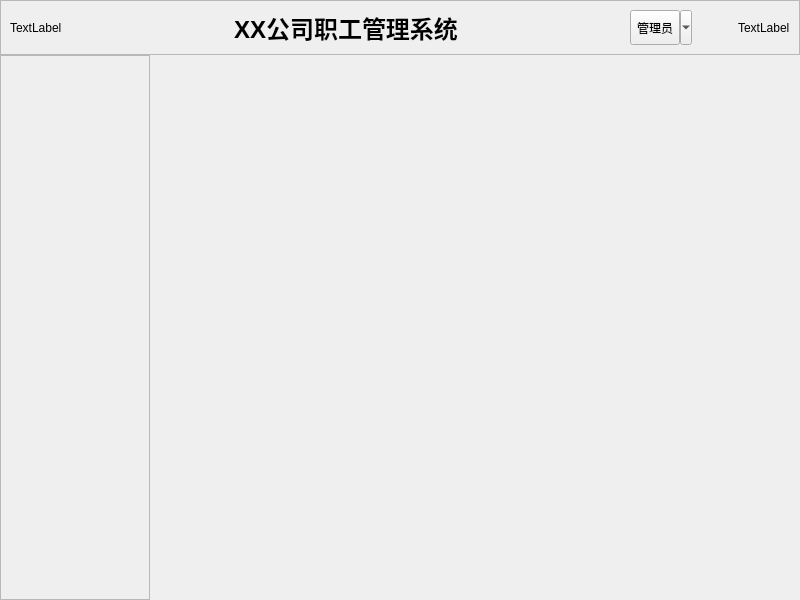
<?xml version="1.0" encoding="UTF-8"?>
<ui version="4.0">
 <class>MainWindow</class>
 <widget class="QMainWindow" name="MainWindow">
  <property name="geometry">
   <rect>
    <x>0</x>
    <y>0</y>
    <width>800</width>
    <height>600</height>
   </rect>
  </property>
  <property name="windowTitle">
   <string>MainWindow</string>
  </property>
  <widget class="QWidget" name="centralwidget">
   <layout class="QGridLayout" name="gridLayout">
    <property name="leftMargin">
     <number>0</number>
    </property>
    <property name="topMargin">
     <number>0</number>
    </property>
    <property name="rightMargin">
     <number>0</number>
    </property>
    <property name="bottomMargin">
     <number>0</number>
    </property>
    <property name="spacing">
     <number>0</number>
    </property>
    <item row="0" column="0" colspan="2">
     <widget class="QFrame" name="frame">
      <property name="minimumSize">
       <size>
        <width>0</width>
        <height>45</height>
       </size>
      </property>
      <property name="frameShape">
       <enum>QFrame::StyledPanel</enum>
      </property>
      <property name="frameShadow">
       <enum>QFrame::Raised</enum>
      </property>
      <layout class="QHBoxLayout" name="horizontalLayout" stretch="0,1,0,0,0">
       <item>
        <widget class="QLabel" name="label_2">
         <property name="text">
          <string>TextLabel</string>
         </property>
        </widget>
       </item>
       <item>
        <widget class="QLabel" name="label_3">
         <property name="font">
          <font>
           <pointsize>18</pointsize>
           <weight>75</weight>
           <bold>true</bold>
          </font>
         </property>
         <property name="text">
          <string>XX公司职工管理系统</string>
         </property>
         <property name="alignment">
          <set>Qt::AlignCenter</set>
         </property>
        </widget>
       </item>
       <item>
        <widget class="QToolButton" name="btnUser">
         <property name="sizePolicy">
          <sizepolicy hsizetype="Preferred" vsizetype="Preferred">
           <horstretch>0</horstretch>
           <verstretch>0</verstretch>
          </sizepolicy>
         </property>
         <property name="text">
          <string>管理员</string>
         </property>
         <property name="popupMode">
          <enum>QToolButton::MenuButtonPopup</enum>
         </property>
        </widget>
       </item>
       <item>
        <spacer name="horizontalSpacer">
         <property name="orientation">
          <enum>Qt::Horizontal</enum>
         </property>
         <property name="sizeType">
          <enum>QSizePolicy::Fixed</enum>
         </property>
         <property name="sizeHint" stdset="0">
          <size>
           <width>40</width>
           <height>20</height>
          </size>
         </property>
        </spacer>
       </item>
       <item>
        <widget class="QLabel" name="labDate">
         <property name="text">
          <string>TextLabel</string>
         </property>
        </widget>
       </item>
      </layout>
     </widget>
    </item>
    <item row="1" column="0">
     <widget class="QFrame" name="btnFrame">
      <property name="minimumSize">
       <size>
        <width>150</width>
        <height>0</height>
       </size>
      </property>
      <property name="frameShape">
       <enum>QFrame::StyledPanel</enum>
      </property>
      <property name="frameShadow">
       <enum>QFrame::Raised</enum>
      </property>
      <layout class="QVBoxLayout" name="verticalLayout">
       <item>
        <layout class="QVBoxLayout" name="btnLayout">
         <item>
          <spacer name="verticalSpacer">
           <property name="orientation">
            <enum>Qt::Vertical</enum>
           </property>
           <property name="sizeHint" stdset="0">
            <size>
             <width>20</width>
             <height>40</height>
            </size>
           </property>
          </spacer>
         </item>
        </layout>
       </item>
      </layout>
     </widget>
    </item>
    <item row="1" column="1">
     <widget class="QStackedWidget" name="stackedWidget"/>
    </item>
   </layout>
  </widget>
  <widget class="QMenuBar" name="menubar">
   <property name="geometry">
    <rect>
     <x>0</x>
     <y>0</y>
     <width>800</width>
     <height>23</height>
    </rect>
   </property>
  </widget>
 </widget>
 <resources/>
 <connections/>
</ui>
